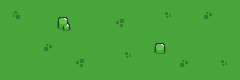

Below is a game level as drawn by its tile map, then a one-line description and the .tmx file that defines it, in full:
An orthogonal 30x10 tile map with 8x8 px tiles, 1 tile layer (Calque de Tuiles 1).

<map version="1.8" tiledversion="1.8.4" orientation="orthogonal" renderorder="right-down" width="30" height="10" tilewidth="8" tileheight="8" infinite="0" nextlayerid="2" nextobjectid="1">
 <tileset firstgid="1" source="stock/cbon.tsx" />
 <layer id="1" name="Calque de Tuiles 1" width="30" height="10">
  <data encoding="csv">
3423,3424,3425,3426,3423,3424,3425,3426,3423,3424,3425,3426,3423,3424,3425,3426,3423,3424,3425,3426,3423,3424,3425,3426,3423,3424,3425,3426,3423,3424,
3487,393,394,3490,3487,3488,3489,3490,3487,3488,3489,3490,3487,3488,3489,3490,3487,3488,3489,3490,265,266,3489,3490,3487,395,396,3490,3487,3488,
3551,457,458,3554,3551,3552,3553,214,215,3552,3553,3554,3551,3552,267,268,3551,3552,3553,3554,329,330,3553,3554,3551,459,460,3554,3551,3552,
3423,3424,3425,3426,3423,3424,3425,278,279,3424,3425,3426,3423,3424,331,332,3423,3424,3425,3426,3423,3424,3425,3426,3423,3424,3425,3426,3423,3424,
3487,3488,3489,3490,3487,3488,3489,3490,3487,3488,3489,3490,3487,3488,3489,3490,3487,3488,3489,3490,3487,3488,3489,3490,3487,3488,3489,3490,3487,3488,
3551,3552,3553,3554,3551,395,396,3554,3551,3552,3553,3554,3551,3552,3553,3554,3551,3552,3553,212,213,3552,3553,3554,3551,3552,3553,3554,3551,3552,
3423,3424,3425,3426,3423,459,460,3426,3423,3424,3425,3426,3423,3424,3425,265,266,3424,3425,276,277,3424,3425,3426,3423,3424,3425,3426,3423,3424,
3487,3488,3489,3490,3487,3488,3489,3490,3487,267,268,3490,3487,3488,3489,329,330,3488,3489,3490,3487,3488,395,396,3487,3488,3489,265,266,3488,
3551,3552,3553,3554,3551,3552,3553,3554,3551,331,332,3554,3551,3552,3553,3554,3551,3552,3553,3554,3551,3552,459,460,3551,3552,3553,329,330,3552,
3423,3424,3425,3426,3423,3424,3425,3426,3423,3424,3425,3426,3423,3424,3425,3426,3423,3424,3425,3426,3423,3424,3425,3426,3423,3424,3425,3426,3423,3424
</data>
 </layer>
</map>
